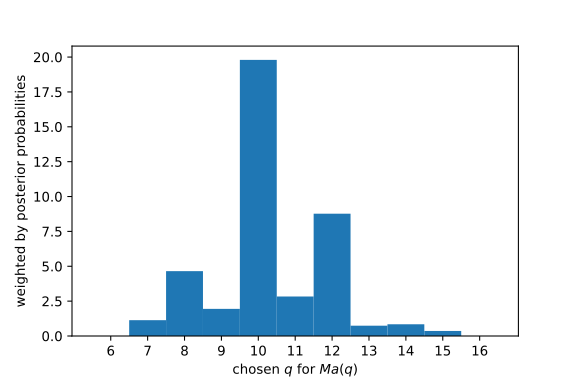

The Python source for this figure:
# To add a new cell, type '# %%'
# To add a new markdown cell, type '# %% [markdown]'
# %%
from scipy.ndimage.filters import gaussian_filter1d
import pandas as pd
import seaborn as sn

import sys
sys.path.insert(0,'../build/src/pyabcranger')
import pyabcranger
import sys
import elfi
import matplotlib.pyplot as plt
from statsmodels.tsa.stattools import acf, pacf
import math
import numpy as np


def MAq(t, n_obs=10000, batch_size=1, random_state=None):
    # Make inputs 2d arrays for numpy broadcasting with w
    s = t.shape[1]
    assert t.shape[0] == batch_size
    random_state = random_state or np.random
    w = random_state.randn(batch_size, n_obs+s)  # i.i.d. sequence ~ N(0,1)
    x = w[:, s:]
    for p in range(s):
        x = x + np.repeat(np.reshape(t[:, p], (batch_size, 1)),
                          n_obs, axis=1)*w[:, (s-p-1):(-p-1)]
    return x

def generate_maq_priors(q, tq , batch_size=1, random_state=None):
    assert tq.shape[0] == batch_size
    d = q // 2
    if (q % 2) == 0:
        d = d - 1
    random_state = random_state or np.random
    nc = random_state.randint(q, size=batch_size)
    nd = random_state.randint(d, size=batch_size)
    #r = np.random.uniform(min, max, (batch_size, 1))
    genr = np.exp(random_state.dirichlet(
        np.ones(q), batch_size)*np.log(np.abs(1/tq[:,np.newaxis])))
    # genr = genr * randSign(q,(r <= 0),batch_size)
    genr[:, -1] = -genr[:, -1]
    alphas = np.zeros((batch_size, q))
    for i in range(batch_size):
        gen = random_state.uniform(0, math.pi, nd[i])
        d2 = (q - (2*nd[i])) // 2
        if (q % 2) == 0:
            d2 = d2 - 1
        nq = random_state.randint(d2)
        alphas[i, :nd[i]] = gen
        alphas[i, nd[i]:(2*nd[i])] = -gen
        alphas[i, -(2*nq+1):] = -1
    roots = np.zeros((batch_size, q), dtype=complex)
    roots.real = np.cos(alphas)
    roots.imag = np.sin(alphas)
    if (q % 2) != 0:
        roots[:, nc] = -roots[:, nc]
    roots = roots / genr
    assert np.min(np.abs(roots)) > 1, str(roots)  # Prior constraint checking
    poly = np.apply_along_axis(
        np.polynomial.polynomial.polyfromroots, 1, roots).real[:, 1:]
    return poly * np.reshape(tq, (batch_size, 1))

Ncovmult=4

def pautocorr(x, to=1):
    C = np.zeros((x.shape[0], to*Ncovmult))
    for i in range(x.shape[0]):
        C[i, 0::Ncovmult] = acf(x[i][1:], True, nlags=to, fft=True)[1:]
        res = pacf(x[i][1:], nlags=to, method='ols', alpha=0.05)
        C[i, 1::Ncovmult] = res[0][1:]
        C[i, 2::Ncovmult] = res[1][1:, 0]
        C[i, 3::Ncovmult] = res[1][1:, 1]
    return C

class ClassPrior(elfi.Distribution):
    def rvs(n, size=1, random_state=None):
        random_state = random_state or np.random
        return random_state.choice(n,size,p=np.arange(n,0,-1)/(n*(n+1)/2))
        
class GlobalPrior(elfi.Distribution):
    def rvs(qp, tq, qpriors, size=1, random_state=None):
        class_count = np.zeros(qpriors.shape[0], dtype='int')
        res = np.zeros((size[0], maxt))
        for q in range(qpriors.shape[0]):
            qr = qpriors[q]
            class_count[q] = np.sum(qp == q)
            if (class_count[q] > 0):
                res[qp == q, :qr] = generate_maq_priors(
                    qr, tq[qp == q], class_count[q],random_state)
        return res
    
def listvar(prefix, s):
    return [prefix+str(i) for i in range(1, s+1)]

def listvarautocorr(s):
    arr = []
    for i in range(1, s//Ncovmult+1):
        arr.append("acf"+str(i))
        arr.append("pacf"+str(i))
        arr.append("pacfq1_"+str(i))
        arr.append("pacfq2_"+str(i))
    return arr


# %%
minprior = 1
maxprior = 2
ntree = 500
Ny = 200  # Length of the serie
Ncov = 20  # Maximum of autocorrelation lag
q = 10  # Our chosen q for the observed data
nref = 2000  # Number of expected simulated data from ABC
batchsize = 100

#qpriors = np.array([6,7,8,9,10,11,12,13,14,15,16])
qpriors = np.arange(6,17,dtype=np.int)
nclasses = qpriors.shape[0]
maxt = np.max(qpriors)


# %%
tq = elfi.Prior('uniform',1,1)
qp = elfi.Prior(ClassPrior, nclasses)
t  = elfi.Prior(GlobalPrior, qp, tq, qpriors)

Y = elfi.Simulator(MAq, t)
S = elfi.Summary(pautocorr, Y, Ncov)
d = elfi.Distance('euclidean', S)

elfi.set_client('multiprocessing')
rej = elfi.Rejection(d, batch_size=batchsize, output_names=['S'])


# %%
from tqdm import tqdm, trange
predicted = []
postproba = []


with trange(10) as tr:
    for k in tr:
        # Generation of the observed data
        modsimple = generate_maq_priors(q, np.random.uniform(low=1.0,high=2.0,size=(1)))
        y_obs = MAq(modsimple, Ny)

        Y.become(elfi.Simulator(MAq,t,observed=y_obs))
        result = rej.sample(nref, quantile=1.0,bar=False)

        rf = pyabcranger.reftable(
            nref,
            [np.sum(result.samples['qp'] == i) for i in range(nclasses)],
            qpriors,
            listvar('t', maxt),
            listvarautocorr(result.outputs['S'].shape[1]),
            result.outputs['S'],
            result.samples['t'],
            result.samples['qp']+1
        )

        postres = pyabcranger.modelchoice(
            rf, S.observed[0], "--ntree "+str(ntree), False)

        tr.set_postfix(model=qpriors[postres.predicted_model])
        predicted.append(qpriors[postres.predicted_model])
        postproba.append(postres.post_proba)


# %%
plt.figure()
plt.hist(predicted,np.arange(6,18),weights=postproba,align='left')
plt.xticks(np.arange(6,17))
plt.xlabel("chosen $q$ for $Ma(q)$")
plt.ylabel("weighted by posterior probabilities")
plt.savefig("modelchoice-loop.svg",format="svg");


